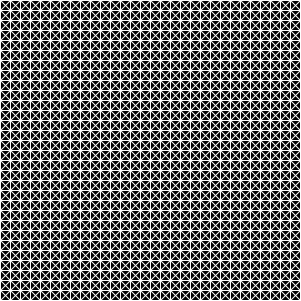
Frame 1 (no input)
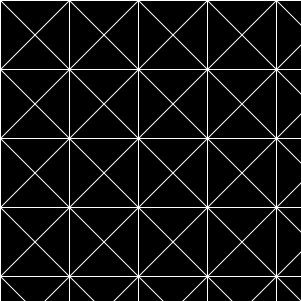
Frame 60 (the mouse pressed at the canvas centre just before this capture)
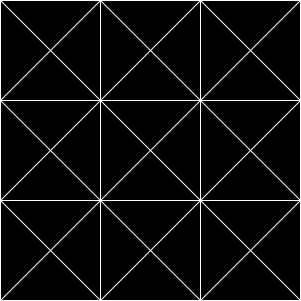
Frame 120 (the mouse held since frame 60 and released just before this capture)

The Processing sketch that drew these frames (run headless with seeded random() and noise(); from frame 60 on, the mouse is pressed at the canvas centre):

// Processing sketch: processing_47793
// ── processing_47793.pde

int _grid = 10; // global veriable which can be used in any function

void setup(){
    size(301, 301);
    background(0);
    frameRate(24);
    stroke(255);
}

void draw(){
    if(_grid <= 100){
    background(0);
    for (int y = 0; y <= 700; y += _grid) {
    for (int x = 0; x <= 1200; x += _grid) {
    line(x, y, x + _grid, y + _grid);
    line(x + _grid, y, x, y + _grid);
    line(x, y, x + _grid, y);
    line(x, y, x, x + _grid);
    }
    }
    _grid++;
    }
}     

                                    
